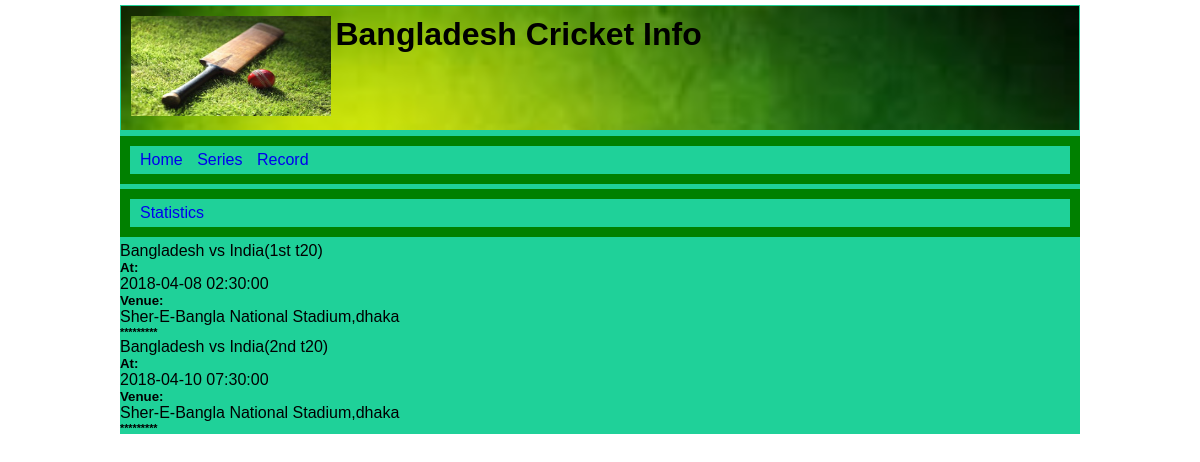
The page /Series.php on the database its author committed.
### tables this page shows
CREATE TABLE `series` (
  `Country` varchar(30) NOT NULL,
  `Oponent` varchar(30) NOT NULL,
  `Date` datetime NOT NULL,
  `Venue` text NOT NULL,
  `Format` text,
  `Match_number` text,
  `series_number` int(11) DEFAULT NULL
);

### Series.php (the view, shortened to what this page needs)
<?php
  include 'connect.php';
  include 'Heading.php';
  ?>
  <!DOCTYPE html>
<html>
<head>
</head>
<body>
	      <div id="nav">
			  <ul style="list-style:none">
             <li><a href="Stat.php"  style="text-decoration:none">Statistics</a></li>
			  </ul>
			  </div>
 </body>
 </html>
<?php
  $sql = "SELECT * FROM Series ";
 $result = $conn->query($sql);
if ($result->num_rows > 0) {
    while($row =mysqli_fetch_assoc($result)) {
			echo "Bangladesh"." vs ".$row["Oponent"]."(".$row["Match_number"]." ".$row["Format"].")";?>
            <h5>At:</h5><?php echo $row["Date"]."<br/>";?>
			<h5>Venue:</h5><?php echo $row["Venue"]."<br/>";?>
			<h6>*********</h6>
			<?php
    }
} else {
    echo "0 results";
}
?>

### style.css (style rules this page uses)
* { margin:0px; padding:0px; }
body { font-family:sans-serif; text-align:center; }
#nav { padding:5px; border:10px solid green; margin:5px 0px; }
#nav ul li { display:inline; }
#nav ul li a { margin:5px; }

### rows shown on the page
series: Oponent "India", Match_number "1st", Format "t20", Date "2018-04-08 02:30:00", Venue "Sher-E-Bangla National Stadium,dhaka"
series: Oponent "India", Match_number "2nd", Format "t20", Date "2018-04-10 07:30:00", Venue "Sher-E-Bangla National Stadium,dhaka"
